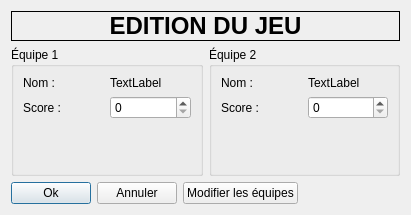
<?xml version="1.0" encoding="UTF-8"?>
<ui version="4.0">
 <class>GameWindow</class>
 <widget class="QDialog" name="GameWindow">
  <property name="geometry">
   <rect>
    <x>0</x>
    <y>0</y>
    <width>411</width>
    <height>215</height>
   </rect>
  </property>
  <property name="windowTitle">
   <string>Dialog</string>
  </property>
  <layout class="QGridLayout" name="gridLayout_3">
   <item row="0" column="0" colspan="2">
    <widget class="QLabel" name="label">
     <property name="sizePolicy">
      <sizepolicy hsizetype="Preferred" vsizetype="Fixed">
       <horstretch>0</horstretch>
       <verstretch>0</verstretch>
      </sizepolicy>
     </property>
     <property name="font">
      <font>
       <pointsize>18</pointsize>
       <weight>75</weight>
       <bold>true</bold>
      </font>
     </property>
     <property name="frameShape">
      <enum>QFrame::Box</enum>
     </property>
     <property name="frameShadow">
      <enum>QFrame::Plain</enum>
     </property>
     <property name="text">
      <string>EDITION DU JEU</string>
     </property>
     <property name="alignment">
      <set>Qt::AlignCenter</set>
     </property>
    </widget>
   </item>
   <item row="1" column="0">
    <widget class="QGroupBox" name="groupBox">
     <property name="title">
      <string>Équipe 1</string>
     </property>
     <layout class="QGridLayout" name="gridLayout_2">
      <item row="0" column="0">
       <layout class="QHBoxLayout" name="horizontalLayout">
        <item>
         <widget class="QLabel" name="label_2">
          <property name="text">
           <string>Nom :</string>
          </property>
         </widget>
        </item>
        <item>
         <widget class="QLabel" name="labelTeam1Name">
          <property name="text">
           <string>TextLabel</string>
          </property>
         </widget>
        </item>
       </layout>
      </item>
      <item row="1" column="0">
       <layout class="QHBoxLayout" name="horizontalLayout_3">
        <item>
         <widget class="QLabel" name="label_3">
          <property name="text">
           <string>Score :</string>
          </property>
         </widget>
        </item>
        <item>
         <widget class="QSpinBox" name="spinScore1">
          <property name="maximum">
           <number>13</number>
          </property>
         </widget>
        </item>
       </layout>
      </item>
      <item row="2" column="0">
       <spacer name="verticalSpacer">
        <property name="orientation">
         <enum>Qt::Vertical</enum>
        </property>
        <property name="sizeHint" stdset="0">
         <size>
          <width>20</width>
          <height>0</height>
         </size>
        </property>
       </spacer>
      </item>
     </layout>
    </widget>
   </item>
   <item row="1" column="1">
    <widget class="QGroupBox" name="groupBox_2">
     <property name="title">
      <string>Équipe 2</string>
     </property>
     <layout class="QGridLayout" name="gridLayout">
      <item row="0" column="0">
       <layout class="QHBoxLayout" name="horizontalLayout_4">
        <item>
         <widget class="QLabel" name="label_8">
          <property name="text">
           <string>Nom :</string>
          </property>
         </widget>
        </item>
        <item>
         <widget class="QLabel" name="labelTeam2Name">
          <property name="text">
           <string>TextLabel</string>
          </property>
         </widget>
        </item>
       </layout>
      </item>
      <item row="1" column="0">
       <layout class="QHBoxLayout" name="horizontalLayout_2">
        <item>
         <widget class="QLabel" name="label_10">
          <property name="text">
           <string>Score :</string>
          </property>
         </widget>
        </item>
        <item>
         <widget class="QSpinBox" name="spinScore2">
          <property name="maximum">
           <number>13</number>
          </property>
         </widget>
        </item>
       </layout>
      </item>
      <item row="2" column="0">
       <spacer name="verticalSpacer_2">
        <property name="orientation">
         <enum>Qt::Vertical</enum>
        </property>
        <property name="sizeHint" stdset="0">
         <size>
          <width>20</width>
          <height>0</height>
         </size>
        </property>
       </spacer>
      </item>
     </layout>
    </widget>
   </item>
   <item row="2" column="0" colspan="2">
    <layout class="QHBoxLayout" name="horizontalLayout_8">
     <item>
      <widget class="QPushButton" name="buttonOk">
       <property name="text">
        <string>Ok</string>
       </property>
      </widget>
     </item>
     <item>
      <widget class="QPushButton" name="buttonCancel">
       <property name="text">
        <string>Annuler</string>
       </property>
      </widget>
     </item>
     <item>
      <widget class="QPushButton" name="buttonModify">
       <property name="text">
        <string>Modifier les équipes</string>
       </property>
      </widget>
     </item>
     <item>
      <spacer name="horizontalSpacer">
       <property name="orientation">
        <enum>Qt::Horizontal</enum>
       </property>
       <property name="sizeHint" stdset="0">
        <size>
         <width>40</width>
         <height>20</height>
        </size>
       </property>
      </spacer>
     </item>
    </layout>
   </item>
  </layout>
 </widget>
 <resources/>
 <connections/>
</ui>
